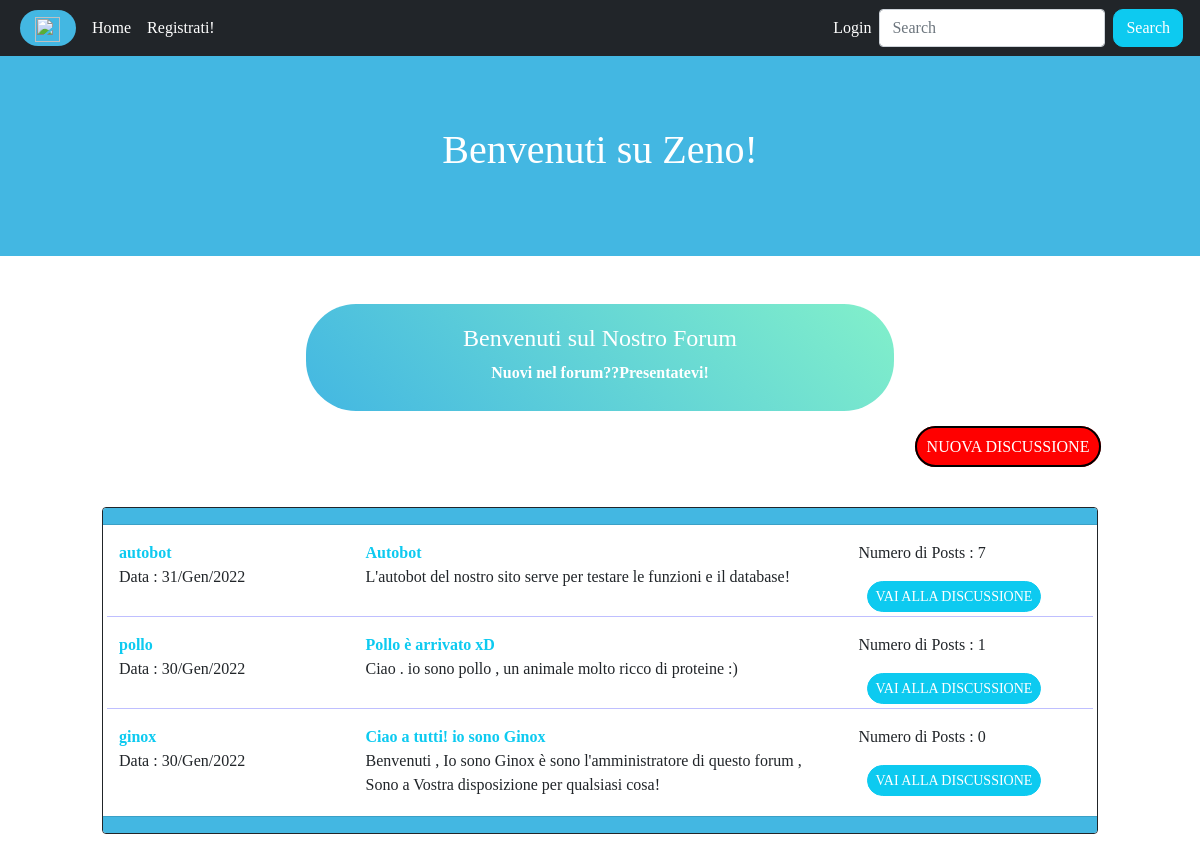
/section/2/, run on an earlier commit of the app's database.
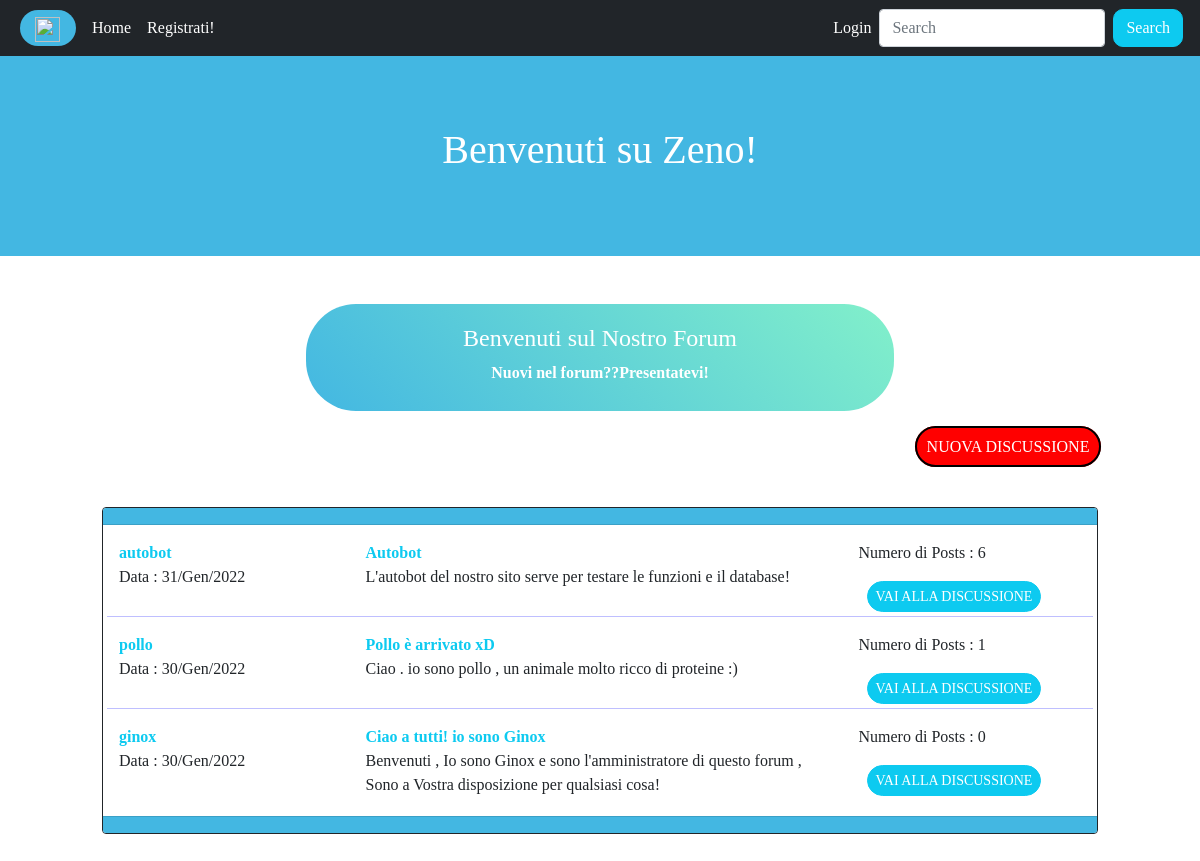
And on a later commit of the database.
### app/models.py (models this page shows, shortened)
class Discussione(models.Model):
    sezione_appartenenza = models.ForeignKey(Sezione,on_delete=models.CASCADE,related_name='discussioni_appartenenza')
    titolo = models.CharField(max_length=100)
    primo_post = models.TextField()
    autore = models.ForeignKey(User,on_delete=models.CASCADE,related_name='discussioni')
    data = models.DateTimeField(auto_now_add=True)
    class Meta:
        verbose_name = 'Discussione'
        verbose_name_plural = 'Discussioni'

### app/views.py (the view)
# urls.py: path('section/<int:pk>/',section,name='section'),
def section(request,pk):
    sezione = get_object_or_404(Sezione,pk=pk)
    discussioni = Discussione.objects.filter(sezione_appartenenza=sezione).order_by("-data")
    context = {'sezione':sezione,'discussioni':discussioni}
    return render(request,'sezione.html',context)

### app/templates/sezione.html (shortened to what this page needs)
{% extends 'base.html' %}
{% block content %}
        <div class="row justify-content-center">
            <div class="col-6">
                    <div class=" sez-main text-center">
                        <h4>{{sezione.nome}}</h4>
                        <p>{{sezione.descrizione}}</p>
                    </div>
            </div>
        </div>
        <div class="row justify-content-end my-4">
            <div class="col-md-4 text-center">
                <a class="btn-admin" href="{% url 'new-discussion' pk=sezione.pk%}">NUOVA DISCUSSIONE</a>
            </div>
        </div>
        <div class="row justify-content-center my-5">
            <div class="col-md-10">
                <div class="card border border-dark">
                    <div class="card-header color"></div>
                    <div class="card-body">
                        {% for discussione in discussioni %}
                            <div class="row">
                                <div class="col-md-3">
                                    <p class="card-text my-0"><a class="link-info" href="{% url 'user_profile' username=discussione.autore.username %}"><strong>{{discussione.autore}}</strong></a></p>
                                    <p class="card-text  my-0">Data : {{discussione.data|date:"d/M/Y"}}</p>
                                </div>
                                <div class="col-md-6">
                                    <p class="card-text my-0"><strong><a class="link-info" href="#">{{discussione.titolo}}</a></strong></p>
                                    <p class="card-text my-0">{{discussione.primo_post}}</p>
                                </div>
                                <div class="col-lg-3">
                                    <p class="card-text my-0">Numero di Posts : {{discussione.posts_appartenenza.count}}</p>
                                    <p class="card-text mt-3"><a class="btn btn-sm btn-info text-white ms-2 mb-1"href="{% url 'discussion' pk=discussione.pk%}">VAI ALLA DISCUSSIONE</a></p>
                                </div>
                                {% if not forloop.last %}
                                    <hr style="color:blue">
                                {% endif %}
                            </div>
                        {% endfor %}
                    </div>
                    <div class="card-footer color"></div>
                </div>
            </div>
        </div>
{% endblock content %}

What changed in the data, as far as the page shows it:
computed for Discussione "31/Gen/2022": posts_appartenenza.count "7" → "6"
changed Discussione "Ciao a tutti! io sono Ginox": primo_post "Benvenuti , Io sono Ginox è sono l'amministratore di questo forum , Sono a Vostra disposizione per qualsiasi cosa!" → "Benvenuti , Io sono Ginox e sono l'amministratore di questo forum , Sono a Vostra disposizione per qualsiasi cosa!"
